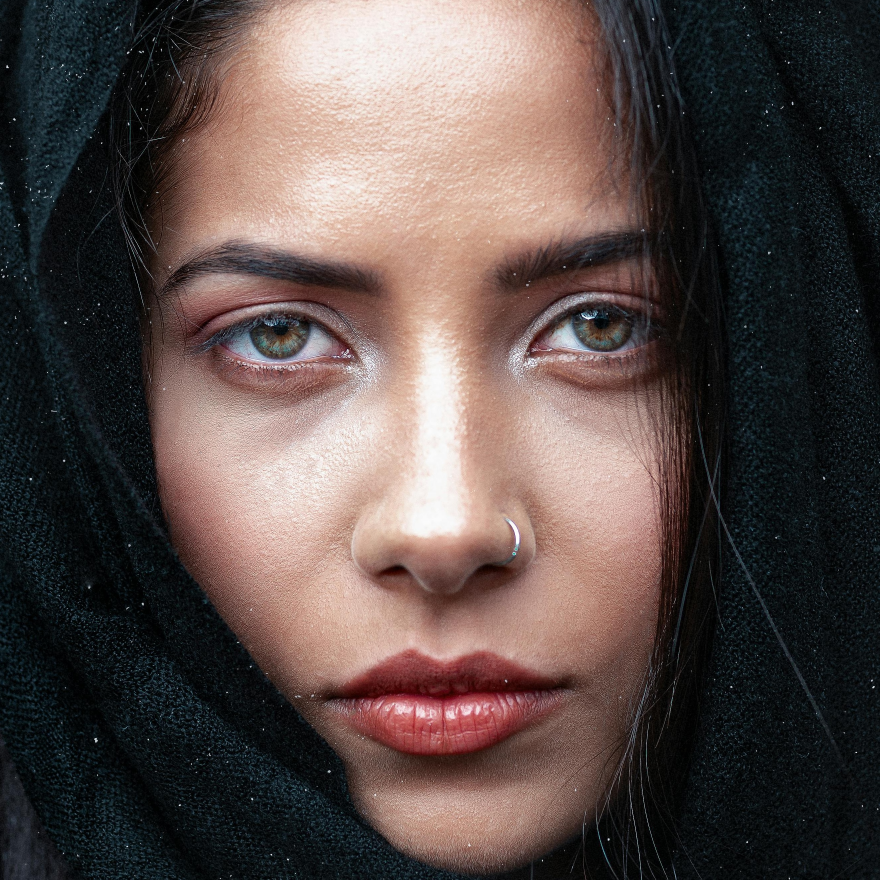
#> input picture Train_FaceRecognition_with_ML/crop_data/female/female_0.jpg, 2639 x 2639 px (shown at 1/3 size)
$ python -i face_recognition.py   (imports and definitions only)
#> lines starting #> are read from the running program, lines starting #| are printed output that depends on the picture
import numpy as np
import sklearn
import pickle
import cv2
import os

# ============================
# FIX ĐƯỜNG DẪN THEO PROJECT ROOT
# ============================

# Lấy đường dẫn gốc của project (folder chứa thư mục app/, model/, templates/)
BASE_DIR = os.path.dirname(os.path.dirname(os.path.abspath(__file__)))

MODEL_DIR = os.path.join(BASE_DIR, "model")

haar_path = os.path.join(MODEL_DIR, "haarcascade_frontalface_default.xml")
svm_path  = os.path.join(MODEL_DIR, "model_svm.pickle")
pca_path  = os.path.join(MODEL_DIR, "pca_dict.pickle")

# Load model
haar = cv2.CascadeClassifier(haar_path)
# [2 lines not run here, left out]

# [1 line that did not run here, left out]
# [1 line that did not run here, left out]


def faceRecognitionPipeline(filename, path = True):
#> called with path = True
    if path:
        #step1: read img
        img = cv2.imread(filename)
#> img is the input picture: shape (2639, 2639, 3); mean B, G, R 72.2, 75.3, 88.3
    else:
        img = filename
    #step2: convert into gray scale
    gray = cv2.cvtColor(img, cv2.COLOR_BGR2GRAY)
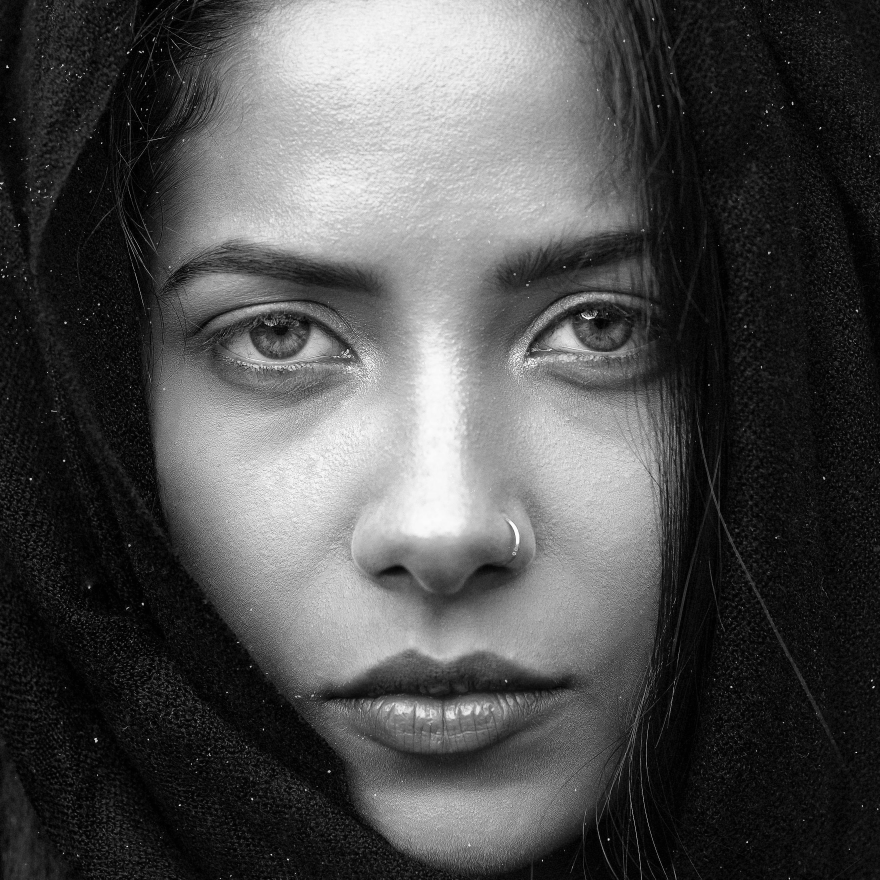
#> gray: shape (2639, 2639) (shown at 1/3 size); min 0, max 255, mean 78.8
    #step3: crop the face
    faces = haar.detectMultiScale(gray, 1.5, 3)
#> faces = [[298, 251, 2076, 2076]]

    predictions = []

    for x,y,w,h in faces:

        roi = gray[y:y+h, x:x+w]

        #step4: normalization
        roi = roi / 255.0
        #step5: resize images (300, 300)
        if roi.shape[1] > 300:
            roi_resize = cv2.resize(roi, (300, 300), cv2.INTER_AREA)
        else:
            roi_resize = cv2.resize(roi, (300, 300), cv2.INTER_CUBIC)

        #step6: flattening
        roi_reshape = roi_resize.reshape(1, 90000)
        #step7: subtract with mean
        roi_mean = roi_reshape - mean_face_arr
        #step8: get eigen img (apply roi_mean to pca)
        eigen_image = model_pca.transform(roi_mean)
        #step9: eigen img for visualization
        eig_img = model_pca.inverse_transform(eigen_image)
        #step10: pass to ml model
        results = model_svm.predict(eigen_image)
        prob_score = model_svm.predict_proba(eigen_image)
        prob_score_max = prob_score.max()

        #step 11: generate report
        text = "%s : %d"%(results[0], prob_score_max*100)
        print(text)
        #defining color base on results
        if results[0] == 'male':
            color = (0, 255, 0)
        else:
            color = (0, 255, 255)
        cv2.rectangle(img, (x,y), (x+w, y+h), color, 2)
        cv2.rectangle(img, (x,y-30), (x+w, y), color, -1)
        cv2.putText(img, text, (x, y), cv2.FONT_HERSHEY_PLAIN, 1.5, (0, 0, 255), 2)
        output = {
            'roi' : roi,
            'eig_img' : eig_img,
            'prediction_name' : results[0],
            'score': prob_score_max
        }

        predictions.append(output)
#> this loop made 1 pass
#> pass 1, in faceRecognitionPipeline, `roi = gray[y:y+h, x:x+w]`:
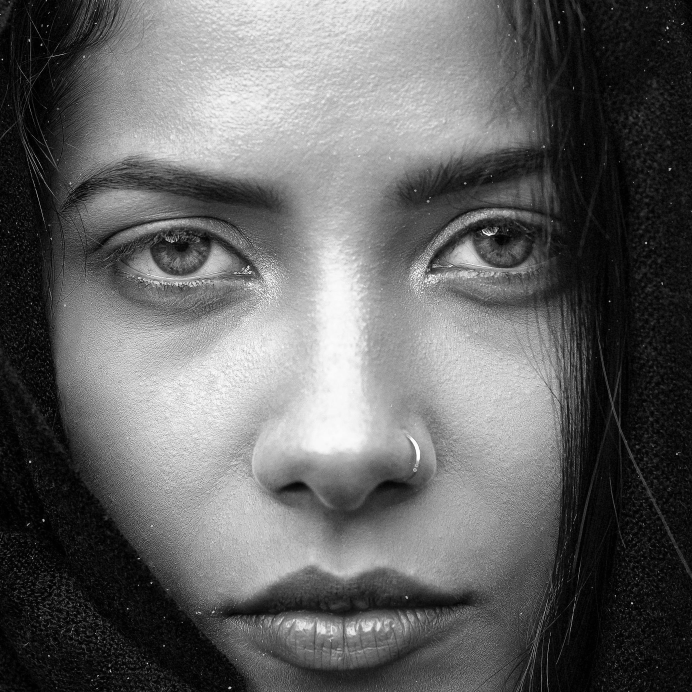
#> roi: shape (2076, 2076) (shown at 1/3 size); min 0, max 255, mean 100
#> pass 1, in faceRecognitionPipeline, `roi_resize = cv2.resize(roi, (300, 300), cv2.INTER_AREA)`:
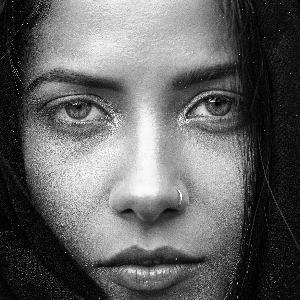
#> roi_resize: shape (300, 300) float64; min 0, max 0.999, mean 0.392
#> after the loop, predictions = []

    return img, predictions


#> (the run stopped early here; a loop or call above may not have finished)

$ run again, on Train_FaceRecognition_with_ML/crop_data/female/female_1.jpg
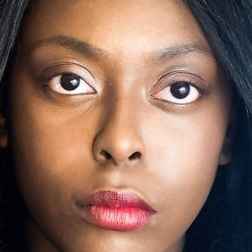
#> input picture Train_FaceRecognition_with_ML/crop_data/female/female_1.jpg, 252 x 252 px
#> in faceRecognitionPipeline, img is the input picture: shape (252, 252, 3); mean B, G, R 91.2, 104.8, 136.3
#> in faceRecognitionPipeline, `gray = cv2.cvtColor(img, cv2.COLOR_BGR2GRAY)`:
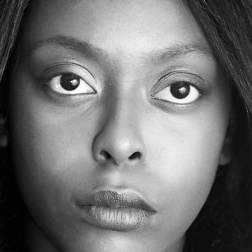
#> gray: shape (252, 252); min 0, max 255, mean 112.7
#> faces = [[44, 20, 182, 182]]
#> the loop in faceRecognitionPipeline, `for x,y,w,h in faces: ` made 1 pass
#> pass 1, in faceRecognitionPipeline, `roi = gray[y:y+h, x:x+w]`:
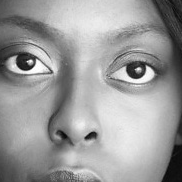
#> roi: shape (182, 182); min 8, max 255, mean 155.2
#> after the loop in faceRecognitionPipeline, `for x,y,w,h in faces:`: predictions = []

$ run again, on Train_FaceRecognition_with_ML/crop_data/female/female_11.jpg
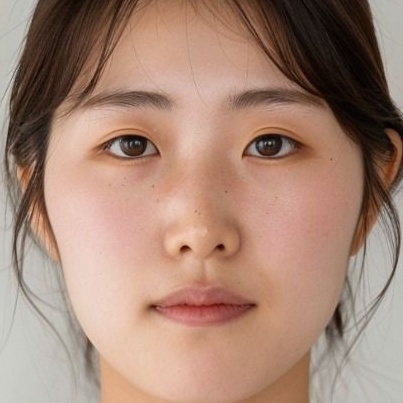
#> input picture Train_FaceRecognition_with_ML/crop_data/female/female_11.jpg, 403 x 403 px
#> in faceRecognitionPipeline, img is the input picture: shape (403, 403, 3); mean B, G, R 118.3, 134.5, 166.4
#> in faceRecognitionPipeline, `gray = cv2.cvtColor(img, cv2.COLOR_BGR2GRAY)`:
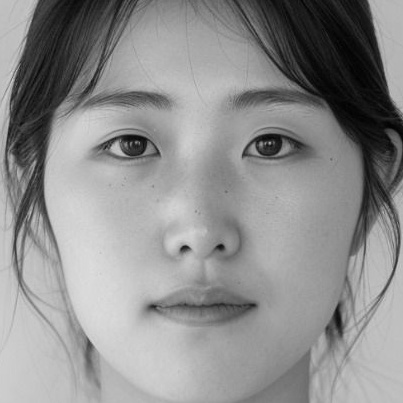
#> gray: shape (403, 403); min 2, max 221, mean 142.2
#> faces = [[59, 34, 273, 273]]
#> the loop in faceRecognitionPipeline, `for x,y,w,h in faces: ` made 1 pass
#> pass 1, in faceRecognitionPipeline, `roi = gray[y:y+h, x:x+w]`:
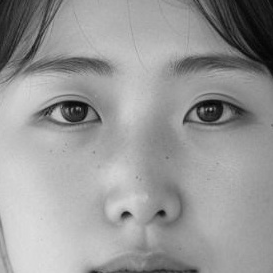
#> roi: shape (273, 273); min 3, max 221, mean 152.5
#> after the loop in faceRecognitionPipeline, `for x,y,w,h in faces:`: predictions = []
